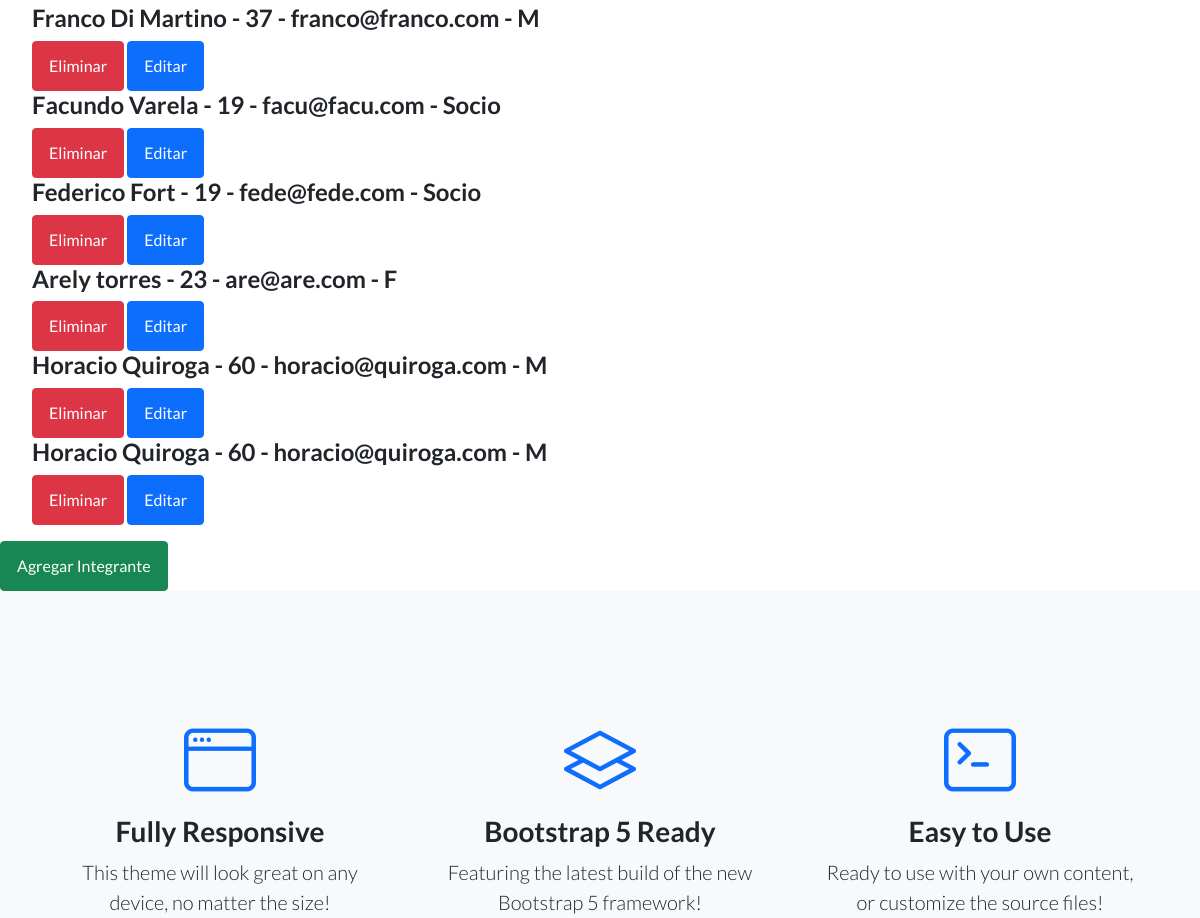
Before: /AppTenis/leerintegrantes/ (middle part) with the older database file.
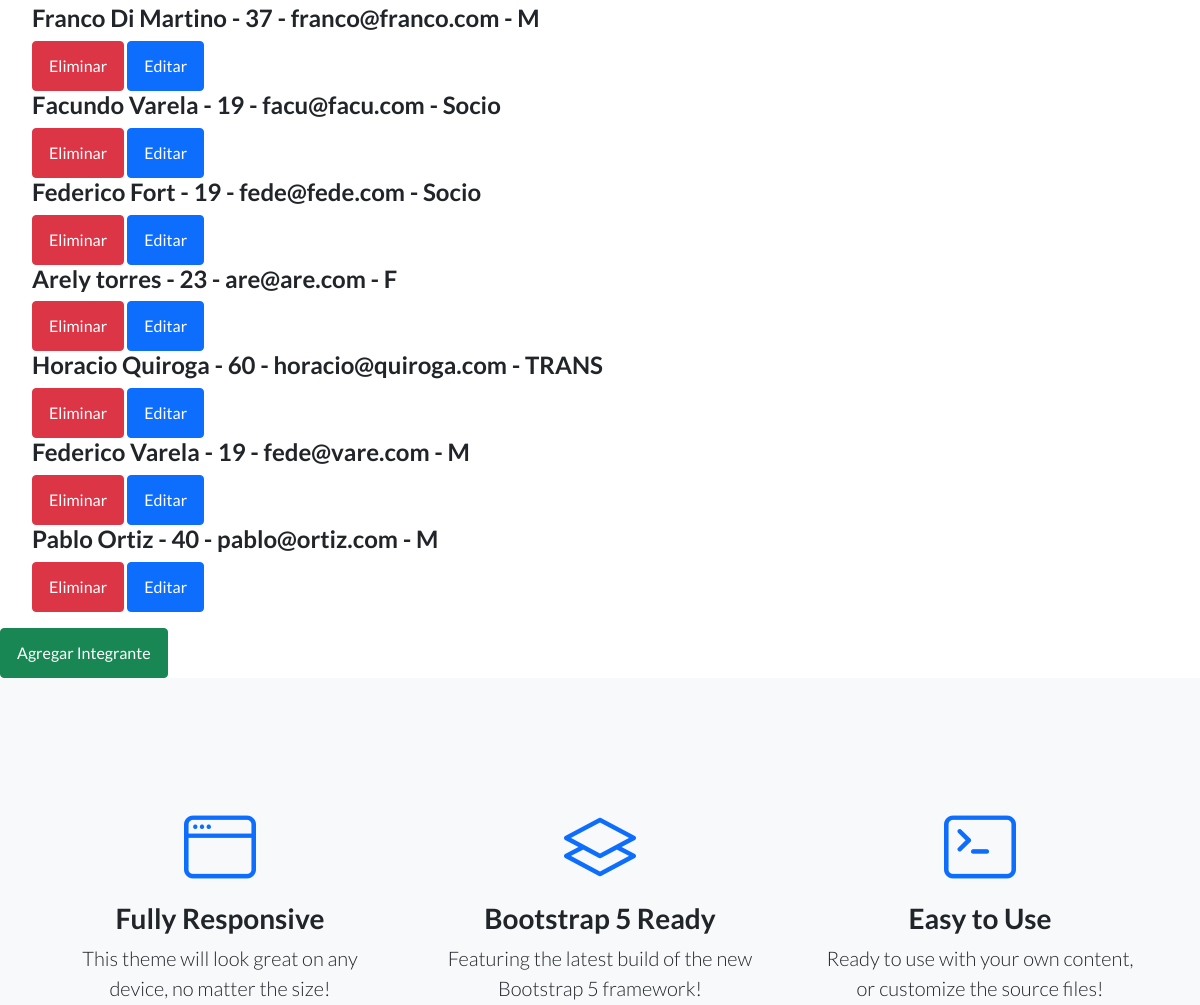
After: the same page with the newer database file.
### AppTenis/models.py (models this page shows, shortened)
class IntegrantesClub(models.Model):
    nombre=models.CharField(max_length=50)
    apellido=models.CharField(max_length=50)
    edad=models.IntegerField()
    email=models.EmailField()
    genero=models.CharField(max_length=5)

### AppTenis/views.py (the view)
# urls.py: path('leerintegrantes/', leerIntegrantes, name='leerintegrantes'),
def leerIntegrantes(request):
    integrantes=IntegrantesClub.objects.all()
    return render (request, 'AppTenis/leerintegrantes.html', {'integrantes':integrantes})

### AppTenis/templates/AppTenis/leerintegrantes.html (shortened to what this page needs)
{% extends 'AppTenis/padre.html' %}
{% load static %}
{% block contenido_que_cambia %}
{% if integrantes %}
<ul>
    {% for int in integrantes %}
       <h4>{{int.nombre}} {{int.apellido}} - {{int.edad}} - {{int.email}} - {{int.genero}}</h4>
       <a class="btn btn-danger" href="{% url 'eliminarIntegrante' int.id %}">Eliminar</a>
       <a class="btn btn-primary" href="{% url 'editarIntegrante' int.id %}">Editar</a>
        <br>
    {% endfor %}
</ul>
{% else %}
<p>NO SE ENCONTRARON INTEGRANTES</p>
{% endif %}
<a class="btn btn-success" href="{% url 'integrantesclub' %}">Agregar Integrante</a>
{% endblock %}

Changed rows visible on the page:
removed IntegrantesClub: nombre "Horacio", apellido "Quiroga", edad "60", email "horacio@quiroga.com", genero "M"
changed IntegrantesClub "Horacio": genero "M" → "TRANS"
added IntegrantesClub: nombre "Federico", apellido "Varela", edad "19", email "fede@vare.com", genero "M"
added IntegrantesClub: nombre "Pablo", apellido "Ortiz", edad "40", email "pablo@ortiz.com", genero "M"
